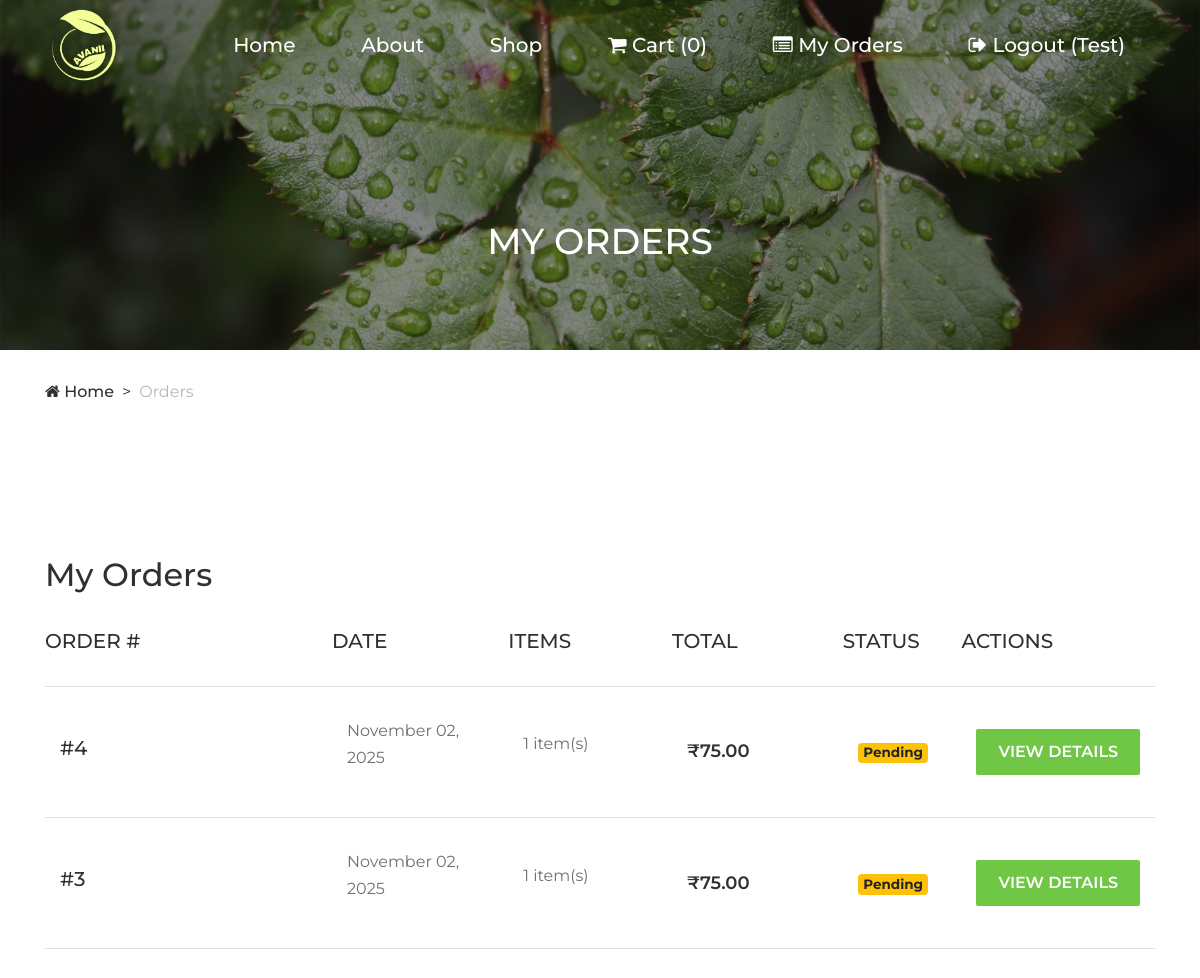
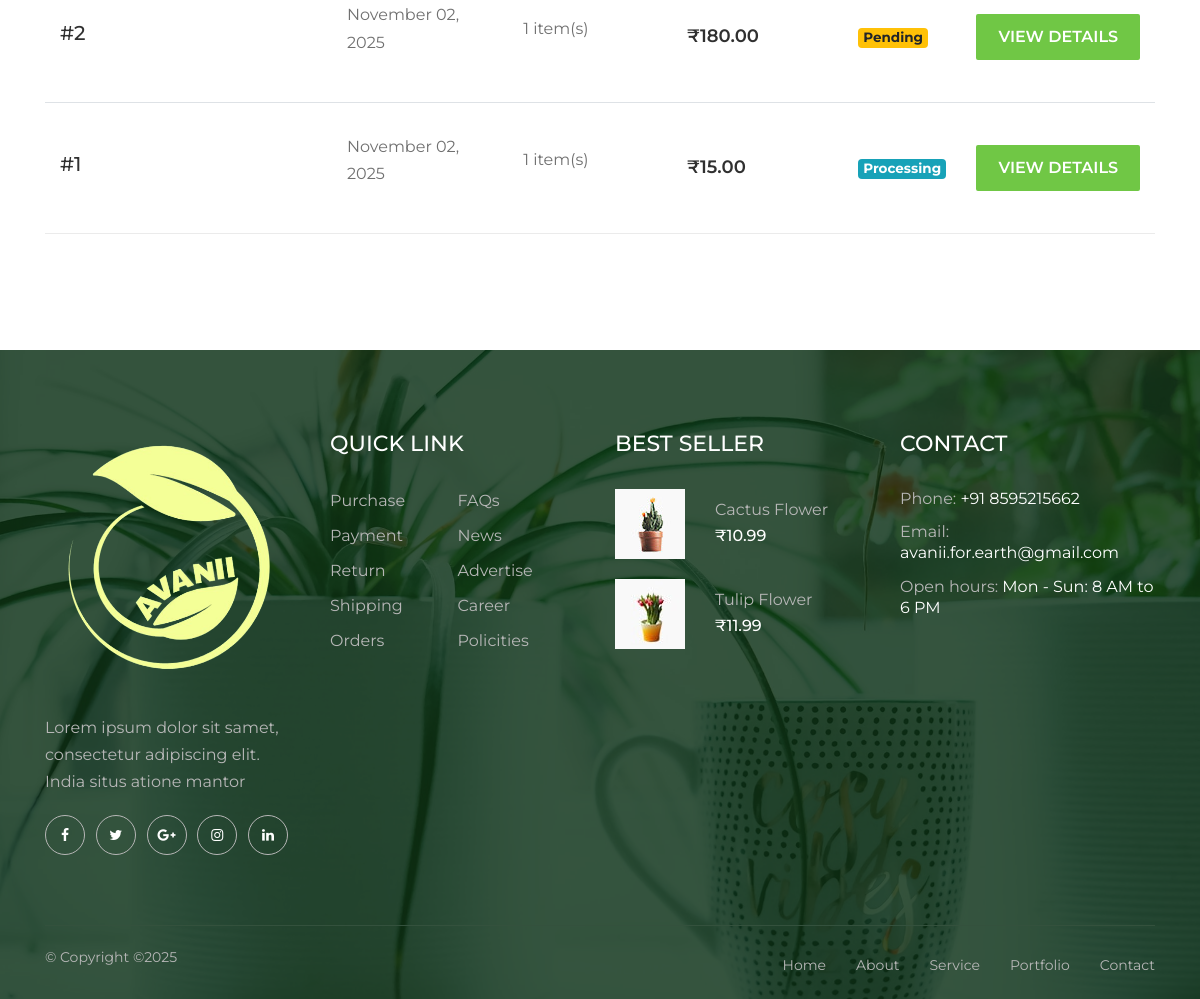
/orders (signed in), run on the app's committed database (2 pictures, top to bottom).
### main.py (models this page shows, shortened)
class Base(DeclarativeBase):
    pass

class User(Base, UserMixin):
    __tablename__ = 'users'
    id: Mapped[int] = mapped_column(primary_key=True)
    username: Mapped[str] = mapped_column(String(80), unique=True, nullable=False)
    email: Mapped[str] = mapped_column(String(120), unique=True, nullable=False)
    password_hash: Mapped[str] = mapped_column(String(200), nullable=False)
    is_admin: Mapped[bool] = mapped_column(Boolean, default=False)
    cart: Mapped["Cart"] = relationship("Cart", back_populates="user", uselist=False, cascade="all, delete-orphan")

class Order(Base):
    __tablename__ = 'orders'
    id: Mapped[int] = mapped_column(primary_key=True)
    user_id: Mapped[int] = mapped_column(ForeignKey('users.id'), nullable=False)
    user: Mapped["User"] = relationship("User", backref="orders")
    first_name: Mapped[str] = mapped_column(String(100), nullable=False)
    last_name: Mapped[str] = mapped_column(String(100), nullable=False)
    email: Mapped[str] = mapped_column(String(120), nullable=False)
    phone: Mapped[str] = mapped_column(String(10), nullable=False)
    telephone: Mapped[Optional[str]] = mapped_column(String(20), nullable=True)
    company: Mapped[Optional[str]] = mapped_column(String(200), nullable=True)
    address: Mapped[str] = mapped_column(String(300), nullable=False)
    city: Mapped[str] = mapped_column(String(100), nullable=False)
    state: Mapped[str] = mapped_column(String(100), nullable=False)
    country: Mapped[str] = mapped_column(String(100), nullable=False)
    postcode: Mapped[Optional[str]] = mapped_column(String(20), nullable=True)
    order_notes: Mapped[Optional[str]] = mapped_column(Text, nullable=True)
    total_amount: Mapped[float] = mapped_column(Float, nullable=False)
    status: Mapped[str] = mapped_column(String(50), default='pending')  # pending, processing, completed, cancelled
    created_at: Mapped[datetime] = mapped_column(DateTime, default=datetime.utcnow)
    order_items: Mapped[list["OrderItem"]] = relationship("OrderItem", back_populates="order", cascade="all, delete-orphan")

### main.py (the view)
@app.route("/orders")
@login_required
def orders():
    user_orders = db_session.query(Order).filter_by(user_id=current_user.id).order_by(Order.created_at.desc()).all()
    return render_template("orders.html", orders=user_orders)

### templates/orders.html
{% include "header.html" %}
    <div class="breadcrumb-area">
        <div class="top-breadcrumb-area bg-img bg-overlay d-flex align-items-center justify-content-center" style="background-image: url('{{ url_for('static', filename='img/bg-img/24.jpg') }}');">
            <h2>My Orders</h2>
        </div>
        <div class="container">
            <div class="row">
                <div class="col-12">
                    <nav aria-label="breadcrumb">
                        <ol class="breadcrumb">
                            <li class="breadcrumb-item"><a href="{{ url_for('home') }}"><i class="fa fa-home"></i> Home</a></li>
                            <li class="breadcrumb-item active" aria-current="page">Orders</li>
                        </ol>
                    </nav>
                </div>
            </div>
        </div>
    </div>
    <div class="cart-table-area section-padding-100">
        <div class="container">
            <div class="row">
                <div class="col-12">
                    <div class="cart-title mb-30">
                        <h2>My Orders</h2>
                    </div>
                    {% if orders %}
                    <div class="cart-table clearfix">
                        <table class="table table-responsive">
                            <thead>
                                <tr>
                                    <th>Order #</th>
                                    <th>Date</th>
                                    <th>Items</th>
                                    <th>Total</th>
                                    <th>Status</th>
                                    <th>Actions</th>
                                </tr>
                            </thead>
                            <tbody>
                                {% for order in orders %}
                                <tr>
                                    <td class="cart_product_desc">
                                        <h5>#{{ order.id }}</h5>
                                    </td>
                                    <td class="cart_product_desc">
                                        <p>{{ order.created_at.strftime('%B %d, %Y') }}</p>
                                    </td>
                                    <td class="cart_product_desc">
                                        <p>{{ order.order_items|length }} item(s)</p>
                                    </td>
                                    <td class="price">
                                        <span>₹{{ "%.2f"|format(order.total_amount) }}</span>
                                    </td>
                                    <td class="cart_product_desc">
                                        {% if order.status == 'pending' %}
                                        <span class="badge badge-warning">Pending</span>
                                        {% elif order.status == 'processing' %}
                                        <span class="badge badge-info">Processing</span>
                                        {% elif order.status == 'completed' %}
                                        <span class="badge badge-success">Completed</span>
                                        {% else %}
                                        <span class="badge badge-danger">Cancelled</span>
                                        {% endif %}
                                    </td>
                                    <td class="action">
                                        <a href="{{ url_for('order_details', order_id=order.id) }}" class="btn alazea-btn btn-sm">View Details</a>
                                    </td>
                                </tr>
                                {% endfor %}
                            </tbody>
                        </table>
                    </div>
                    {% else %}
                    <div class="text-center py-5">
                        <p class="mb-4">You haven't placed any orders yet.</p>
                        <a href="{{ url_for('shop') }}" class="btn alazea-btn">Start Shopping</a>
                    </div>
                    {% endif %}
                </div>
            </div>
        </div>
    </div>
{% include "footer.html" %}

### templates/header.html (shortened to what this page needs)
<!DOCTYPE html>
<html lang="en">
<head>
    <link rel="stylesheet" href="{{ url_for('static', filename='css/animate.css') }}">
    <link rel="stylesheet" href="{{ url_for('static', filename='css/classy-nav.css') }}">
    <link rel="stylesheet" href="{{ url_for('static', filename='css/owl.carousel.min.css') }}">
    <link rel="stylesheet" href="{{ url_for('static', filename='css/magnific-popup.css') }}">
    <link rel="stylesheet" href="{{ url_for('static', filename='css/font-awesome.min.css') }}">
    <link rel="stylesheet" href="{{ url_for('static', filename='css/elegant-icon.css') }}">
    <link rel="stylesheet" href="{{ url_for('static', filename='style.css') }}">
</head>
<body>
    <header class="header-area">
        <div class="alazea-main-menu">
            <div class="classy-nav-container breakpoint-off">
                <div class="container">
                    <nav class="classy-navbar justify-content-between" id="alazeaNav">
                        <a href="{{url_for('home')}}" class="nav-brand"><img src="{{ url_for('static', filename='img/core-img/logo.png') }}" style="width: 80px; height: 80px;"
                        alt=""></a>
                        <div class="classy-menu">
                            <div class="classynav">
                                <ul>
                                    <li><a href="{{url_for('home')}}">Home</a></li>
                                    <li><a href="{{url_for('about')}}">About</a></li>
                                    <li><a href="{{url_for('shop')}}">Shop</a></li>
                                    {% if current_user.is_authenticated %}
                                        <li><a href="{{url_for('cart')}}"><i class="fa fa-shopping-cart" aria-hidden="true"></i> Cart ({{ cart_count }})</a></li>
                                        <li><a href="{{url_for('orders')}}"><i class="fa fa-list-alt" aria-hidden="true"></i> My Orders</a></li>
                                        <li><a href="{{ url_for('logout') }}"><i class="fa fa-sign-out" aria-hidden="true"></i> Logout ({{ current_user.username }})</a></li>
                                    {% else %}
                                        <li><a href="{{ url_for('login') }}"><i class="fa fa-user" aria-hidden="true"></i> Login</a></li>
                                        <li><a href="{{ url_for('register') }}"><i class="fa fa-user-plus" aria-hidden="true"></i> Create Account</a></li>
                                    {% endif %}
                                </ul>
                            </div>
                        </div>
                    </nav>
                </div>
            </div>
        </div>
    </header>

### templates/footer.html (shortened to what this page needs)
    <footer class="footer-area bg-img" style="background-image: url({{ url_for('static', filename='img/bg-img/3.jpg') }});">
        <div class="main-footer-area">
            <div class="container">
                <div class="row">
                    <div class="col-12 col-sm-6 col-lg-3">
                        <div class="single-footer-widget">
                            <div class="footer-logo mb-30">
                                <a href="{{url_for('home')}}"><img src="{{ url_for('static', filename='img/core-img/logo.png') }}" alt=""></a>
                            </div>
                            <p>Lorem ipsum dolor sit samet, consectetur adipiscing elit. India situs atione mantor</p>
                            <div class="social-info">
                                <a href="#"><i class="fa fa-facebook" aria-hidden="true"></i></a>
                                <a href="#"><i class="fa fa-twitter" aria-hidden="true"></i></a>
                                <a href="#"><i class="fa fa-google-plus" aria-hidden="true"></i></a>
                                <a href="#"><i class="fa fa-instagram" aria-hidden="true"></i></a>
                                <a href="#"><i class="fa fa-linkedin" aria-hidden="true"></i></a>
                            </div>
                        </div>
                    </div>
                    <div class="col-12 col-sm-6 col-lg-3">
                        <div class="single-footer-widget">
                            <div class="widget-title">
                                <h5>QUICK LINK</h5>
                            </div>
                            <nav class="widget-nav">
                                <ul>
                                    <li><a href="#">Purchase</a></li>
                                    <li><a href="#">FAQs</a></li>
                                    <li><a href="#">Payment</a></li>
                                    <li><a href="#">News</a></li>
                                    <li><a href="#">Return</a></li>
                                    <li><a href="#">Advertise</a></li>
                                    <li><a href="#">Shipping</a></li>
                                    <li><a href="#">Career</a></li>
                                    <li><a href="#">Orders</a></li>
                                    <li><a href="#">Policities</a></li>
                                </ul>
                            </nav>
                        </div>
                    </div>
                    <div class="col-12 col-sm-6 col-lg-3">
                        <div class="single-footer-widget">
                            <div class="widget-title">
                                <h5>BEST SELLER</h5>
                            </div>
                            <div class="single-best-seller-product d-flex align-items-center">
                                <div class="product-thumbnail">
                                    <a href="shop-details.html"><img src="{{ url_for('static', filename='img/bg-img/4.jpg') }}" alt=""></a>
                                </div>
                                <div class="product-info">
                                    <a href="shop-details.html">Cactus Flower</a>
                                    <p>₹10.99</p>
                                </div>
                            </div>
                            <div class="single-best-seller-product d-flex align-items-center">
                                <div class="product-thumbnail">
                                    <a href="shop-details.html"><img src="{{ url_for('static', filename='img/bg-img/5.jpg') }}" alt=""></a>
                                </div>
                                <div class="product-info">
                                    <a href="shop-details.html">Tulip Flower</a>
                                    <p>₹11.99</p>
                                </div>
                            </div>
                        </div>
                    </div>
                    <div class="col-12 col-sm-6 col-lg-3">
                        <div class="single-footer-widget">
                            <div class="widget-title">
                                <h5>CONTACT</h5>
                            </div>
                            <div class="contact-information">
                                <p><span>Phone:</span> +91 8595215662</p>
                                <p><span>Email:</span> avanii.for.earth@gmail.com</p>
                                <p><span>Open hours:</span> Mon - Sun: 8 AM to 6 PM</p>
                            </div>
                        </div>
                    </div>
                </div>
            </div>
        </div>
        <div class="footer-bottom-area">
            <div class="container">
                <div class="row">
                    <div class="col-12">
                        <div class="border-line"></div>
                    </div>
                    <div class="col-12 col-md-6">
                        <div class="copywrite-text">
                            <p>&copy;
Copyright &copy;<script>document.write(new Date().getFullYear());</script>
</p>
                        </div>
                    </div>
                    <div class="col-12 col-md-6">
                        <div class="footer-nav">
                            <nav>
                                <ul>
                                    <li><a href="#">Home</a></li>
                                    <li><a href="#">About</a></li>
                                    <li><a href="#">Service</a></li>
                                    <li><a href="#">Portfolio</a></li>
                                    <li><a href="#">Contact</a></li>
                                </ul>
                            </nav>
                        </div>
                    </div>
                </div>
            </div>
        </div>
    </footer>
</body>
</html>

### data on the page
User: username "Test"
Order: id "4", created_at "November 02, 2025", order_items|length "1", total_amount "75.00", status "Pending"
Order: id "3", created_at "November 02, 2025", order_items|length "1", total_amount "75.00", status "Pending"
Order: id "2", created_at "November 02, 2025", order_items|length "1", total_amount "180.00", status "Pending"
Order: id "1", created_at "November 02, 2025", order_items|length "1", total_amount "15.00", status "Processing"

### other printed values
{{ cart_count }} "0"
